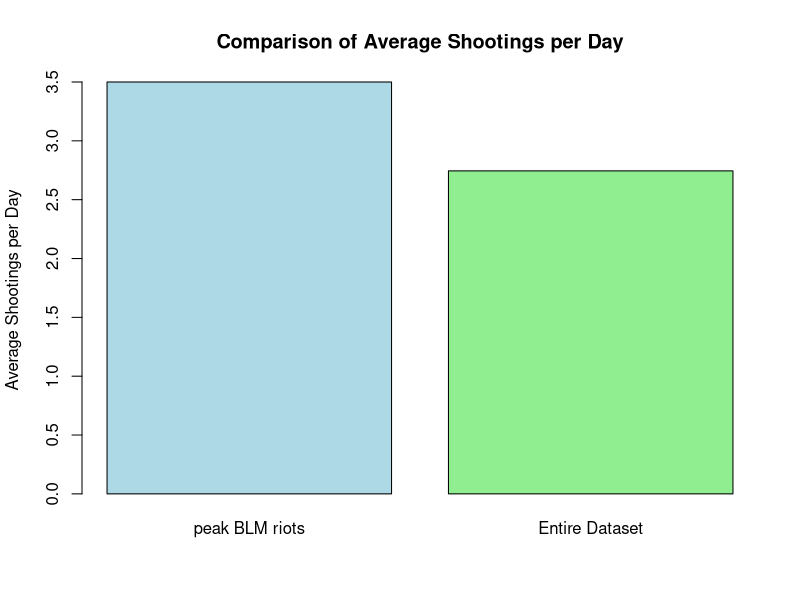
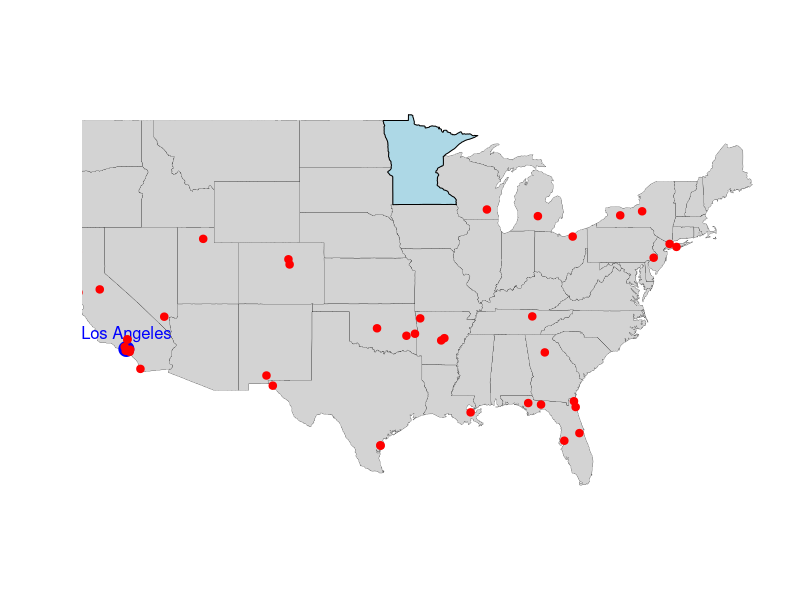
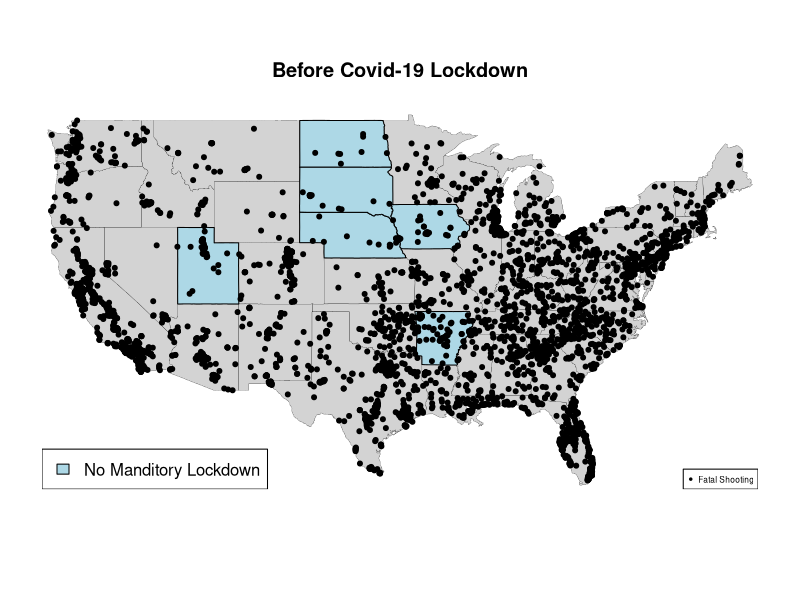
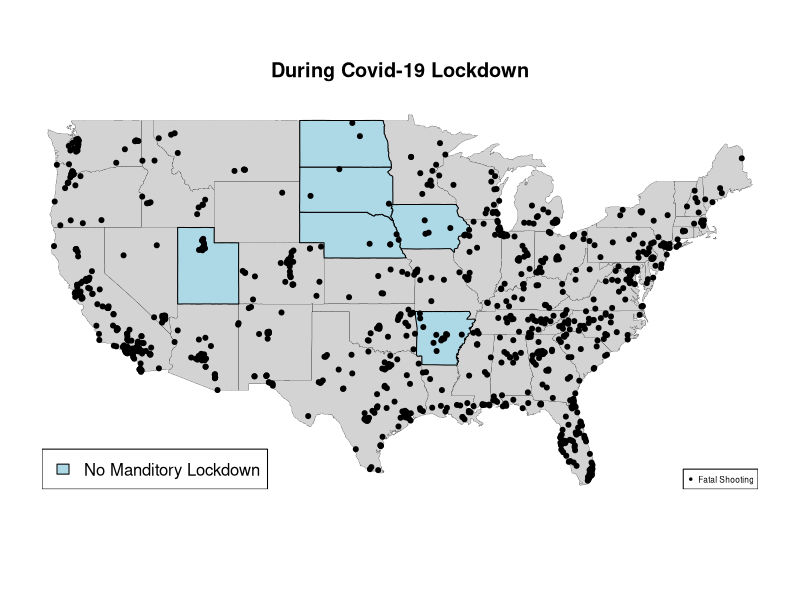
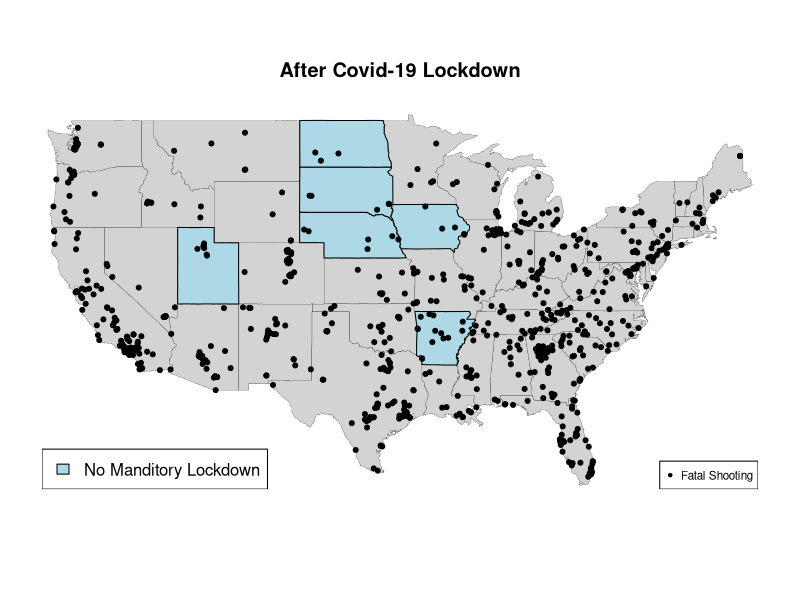
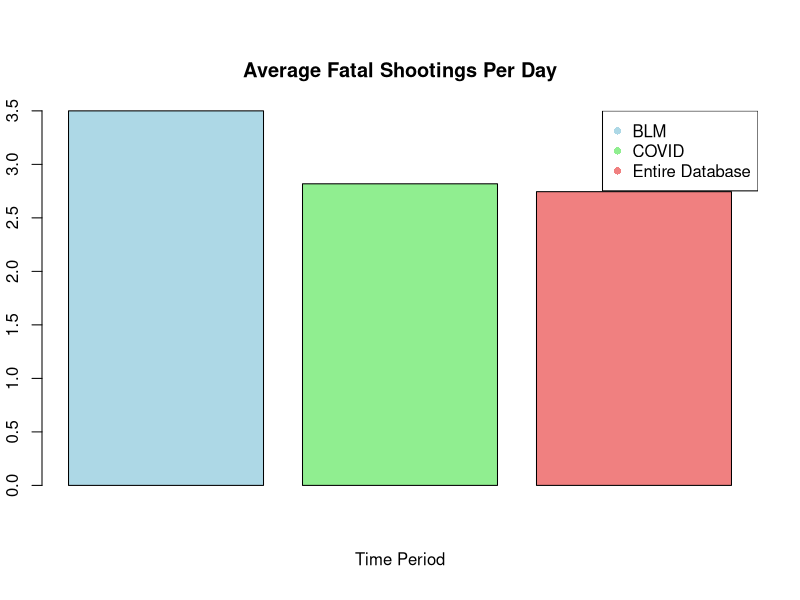
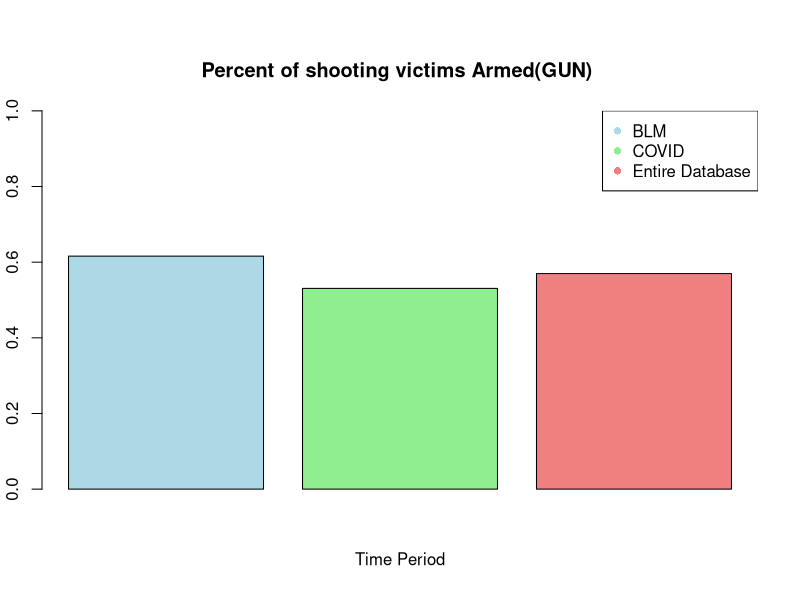
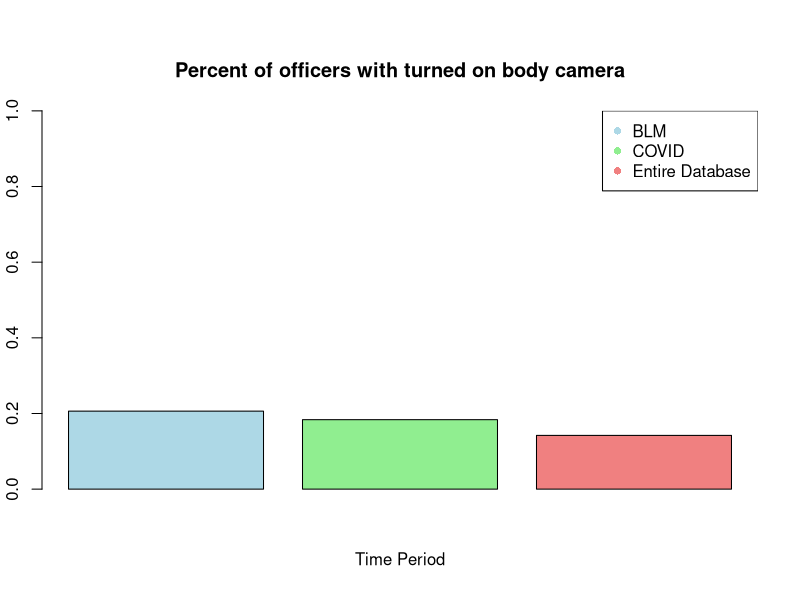

Reproduce these figures in R, in order.
## ---- chunk 1
#| code-fold: true
FatalShootingsStats <- read.csv("FatalPoliceShootings_US.csv")
head(FatalShootingsStats, 2)
## ---- chunk 2
#| code-fold: true
#Convert the `date` column to Date format so can extract the year
FatalShootingsStats$date <- as.Date(FatalShootingsStats$date, format = "%m/%d/%Y")
#Made new column for year as an int
FatalShootingsStats$year <- as.integer(format(FatalShootingsStats$date, "%Y"))


## ---- chunk 3
#| code-fold: true
library(dplyr)
# Convert the 'Date' column to Date type if it isn't already
FatalShootingsStats$date <- as.Date(FatalShootingsStats$date, format = "%Y-%m-%d")  # Adjust format if needed

# Specify the two specific dates you want to check
date1 <- as.Date("2020-05-26")  # Example date 1
date2 <- as.Date("2020-06-08")  # Example date 2

# Filter data for those two dates and count the total number of shootings
shootings_period <- FatalShootingsStats %>%
  filter(date >= date1 & date <= date2)
 
# Number of unique days in the time period
unique_days_period <- length(seq.Date(date1, date2, by = "day"))

# Total number of shootings in the time period
total_shootings_period <- nrow(shootings_period)

# Average shootings per day for the time period (including all days in the range)
avg_shootings_per_day_period <- total_shootings_period / unique_days_period

# 2. Calculate the average number of shootings per day for the entire dataset
# Find the first and last dates in the dataset
first_date <- min(FatalShootingsStats$date)
last_date <- max(FatalShootingsStats$date)

# Number of unique days in the entire dataset (including all days between the first and last date)
unique_days_total <- length(seq.Date(first_date, last_date, by = "day"))

# Total number of shootings in the entire dataset
total_shootings_total <- nrow(FatalShootingsStats)

# Average shootings per day for the entire dataset (including all days in the range)
avg_shootings_per_day_total <- total_shootings_total / unique_days_total

# Print the results
cat("Average shootings per day for the period from May 26, 2020 to June 8, 2020 :", avg_shootings_per_day_period, "\n")
cat("Average shootings per day for the entire dataset:", avg_shootings_per_day_total, "\n")

## ---- chunk 4
#| code-fold: true
# Create a vector with the two averages
average_shootings <- c(avg_shootings_per_day_period, avg_shootings_per_day_total)

# Create a bar plot
barplot(average_shootings, 
        names.arg = c("peak BLM riots", "Entire Dataset"), 
        main = "Comparison of Average Shootings per Day", 
        ylab = "Average Shootings per Day", 
        col = c("lightblue", "lightgreen"), 
        border = "black")

## ---- chunk 5
#| code-fold: true
library(maps)
state_to_highlight <- "Minnesota"

# Basic Map Plot
maps::map("state", col = "lightgray", fill = TRUE, bg = "white", lwd = 0.2)  # Draw USA map
maps::map("state", region = state_to_highlight, col = "lightblue", fill = TRUE, add = TRUE)

# Overlay points for Los Angeles and Miami
# Coordinates for Los Angeles
points(-118.2437, 34.0522, col = "blue", pch = 19, cex = 2)  # Los Angeles

# Optionally, add text labels for the cities
text(-118.2437, 34.0522, "Los Angeles", pos = 3, col = "blue", cex = 1)

# Overlay points (longitude, latitude) on the map
points(shootings_period$longitude, shootings_period$latitude, col = "red", pch = 20, cex = 1.5)

## ---- chunk 6
#| code-fold: true
library(maps)

library(tidyverse)
library(dplyr)
library(ggplot2)

# Convert the 'Date' column to Date type if it isn't already
FatalShootingsStats$date <- as.Date(FatalShootingsStats$date, format = "%Y-%m-%d")  

#filtering data by covid lockdown timeline
during_date1 <- as.Date("2020-03-15")  # main US lockdown start
during_date2 <- as.Date("2021-05-01")  # need to find sorce for this date
during_covid <- FatalShootingsStats %>%
  filter(date >= during_date1 & date <= during_date2)

before_date1 <- min(FatalShootingsStats$date)  
before_date2 <- as.Date("2020-03-14")
before_covid <- FatalShootingsStats %>%
  filter(date >= before_date1 & date <= before_date2)

after_date1 <- as.Date("2021-05-01")  
after_date2 <- max(FatalShootingsStats$date)
after_covid <- FatalShootingsStats %>%
  filter(date >= after_date1 & date <= after_date2)

#total number of shootings per time period
total_shootings_during <- nrow(during_covid)
total_shootings_before <- nrow(before_covid)
total_shootings_after <- nrow(after_covid)

#total number of days in time period
unique_days_during <- length(seq.Date(during_date1, during_date2, by = "day"))
unique_days_before <- length(seq.Date(before_date1, before_date2, by = "day"))
unique_days_after <- length(seq.Date(after_date1, after_date2, by = "day"))

#shootings per day
avg_shootings_during <- total_shootings_during / unique_days_during
avg_shootings_before <- total_shootings_before / unique_days_before
avg_shootings_after <- total_shootings_after / unique_days_after

cat("Before the lockdowns: Total shootings ",total_shootings_before," Average shootings per day", avg_shootings_before, "\n")
cat("During the lockdowns: Total shootings ",total_shootings_during," Average shootings per day", avg_shootings_during, "\n")
cat("After the lockdowns: Total shootings ",total_shootings_after," Average shootings per day", avg_shootings_after, "\n")
#cat("Number of days in dataset before lockdowns ",unique_days_before,"\n", "Number of days in dataset during lockdowns ",unique_days_during,"\n","Number of days in dataset after lockdowns ",unique_days_after,"\n")

## ---- chunk 7
state_to_highlight <- c("Arkansas", "Iowa", "Nebraska", "North Dakota", "South Dakota", "Utah", "Wyomming") #sates that never enforced lockdown
# Basic Map Plot
maps::map("state", col = "lightgray", fill = TRUE, bg = "white", lwd = 0.2)  
maps::map("state", region = state_to_highlight, col = "lightblue", fill = TRUE, add = TRUE)
points(before_covid$longitude, before_covid$latitude, col = "black", pch = 20, cex = 1.0)
legend("bottomright", legend = "Fatal Shooting", pch = 20, col = "black", cex = 0.5)
legend("bottomleft", legend = "No Manditory Lockdown", fill= "lightblue", col = "lightblue", cex = 1)
title(main= "Before Covid-19 Lockdown")

maps::map("state", col = "lightgray", fill = TRUE, bg = "white", lwd = 0.2) 
maps::map("state", region = state_to_highlight, col = "lightblue", fill = TRUE, add = TRUE)
points(during_covid$longitude, during_covid$latitude, col = "black", pch = 20, cex = 1.0)
legend("bottomright", legend = "Fatal Shooting", pch = 20, col = "black", cex = 0.5)
legend("bottomleft", legend = "No Manditory Lockdown", fill= "lightblue", col = "lightblue", cex = 1)
title(main= "During Covid-19 Lockdown")

maps::map("state", col = "lightgray", fill = TRUE, bg = "white", lwd = 0.2)  
maps::map("state", region = state_to_highlight, col = "lightblue", fill = TRUE, add = TRUE)
points(after_covid$longitude, after_covid$latitude, col = "black", pch = 20, cex = 1.0)
legend("bottomright", legend = "Fatal Shooting", pch = 20, col = "black", cex = 0.7)
legend("bottomleft", legend = "No Manditory Lockdown", fill= "lightblue", col = "lightblue", cex = 1)
title( "After Covid-19 Lockdown")
## ---- chunk 8
#| code-fold: true
#"Arkansas", "Iowa", "Nebraska", "North Dakota", "South Dakota", "Utah", "Wyomming"
## Arkansas data 
before_ar <- before_covid %>%
  filter(before_covid$state == "AR" | before_covid$state == "IA" | before_covid$state == "NE" | before_covid$state == "ND" | before_covid$state == "SD" | before_covid$state == "UT" | before_covid$state == "WY" )
during_ar <- during_covid %>%
  filter(during_covid$state == "AR" | during_covid$state == "IA" | during_covid$state == "NE" | during_covid$state == "ND" | during_covid$state == "SD" | during_covid$state == "UT" | during_covid$state == "WY" )
after_ar <- after_covid %>%
  filter(after_covid$state == "AR" | after_covid$state == "IA" | after_covid$state == "NE" | after_covid$state == "ND" | after_covid$state == "SD" | after_covid$state == "UT" | after_covid$state == "WY" )


#total number of shootings per time period
total_shootings_Bar <- nrow(during_ar)
total_shootings_Dar <- nrow(before_ar)
total_shootings_Aar <- nrow(after_ar)


#shootings per day
state_avg_shootings_during <- total_shootings_Dar / unique_days_during
state_avg_shootings_before <- total_shootings_Bar / unique_days_before
state_avg_shootings_after <- total_shootings_Aar / unique_days_after

cat("Shootings per day during COVID-19 in states with no enforced lockdowns",state_avg_shootings_during,"\n",  "Shootings per day before COVID-19 in states with no enforced lockdowns",state_avg_shootings_before,"\n", "Shootings per day after COVID-19in  states with no enforced lockdowns",state_avg_shootings_after)

## ---- chunk 9
#| code-fold: true
#BLM
date1 <- as.Date("2020-05-26")  # Example date 1
date2 <- as.Date("2020-06-08")  # Example date 2
# Filter data for those two dates and count the total number of shootings
shootings_period <- FatalShootingsStats %>%
  filter(date >= date1 & date <= date2)
# Number of unique days in the time period
unique_days_period <- length(seq.Date(date1, date2, by = "day"))
# Total number of shootings in the time period
total_shootings_period <- nrow(shootings_period)
avg_shootings_per_day_BLM <- total_shootings_period / unique_days_period


#Lockdowns
during_date1 <- as.Date("2020-03-15")  # main US lockdown start
during_date2 <- as.Date("2021-05-01")  # need to find sorce for this date
during_covid <- FatalShootingsStats %>%
  filter(date >= during_date1 & date <= during_date2)
total_shootings_during <- nrow(during_covid)
#total number of days in time period
unique_days_during <- length(seq.Date(during_date1, during_date2, by = "day"))
#shootings per day
avg_shootings_duringCovid <- total_shootings_during / unique_days_during

bodycam_true <- c(sum(during_covid$body_camera == "TRUE"), sum(shootings_period$body_camera == "TRUE"), sum(FatalShootingsStats$body_camera == "TRUE"))

bodycam_percent <- c((bodycam_true[1]/nrow(during_covid)), (bodycam_true[2]/nrow(shootings_period)),(bodycam_true[3]/nrow(FatalShootingsStats)))

average_age <- c(mean(during_covid$age, na.rm = TRUE), mean(shootings_period$age, na.rm = TRUE), mean(FatalShootingsStats$age, na.rm = TRUE))

avg_shootings <-  c(avg_shootings_per_day_BLM, avg_shootings_duringCovid, avg_shootings_per_day_total)

gun_armedp <- c((sum(during_covid$armed == "gun") /nrow(during_covid)), (sum(shootings_period$armed == "gun") /nrow(shootings_period)), (sum(FatalShootingsStats$armed == "gun") / nrow(FatalShootingsStats)))

unarmed_armedp <- c((sum(during_covid$armed == "unarmed") /nrow(during_covid)), (sum(shootings_period$armed == "unarmed") / nrow(shootings_period)), (sum(FatalShootingsStats$armed == "unarmed") / nrow(FatalShootingsStats)))

car_armedp <- c((sum(during_covid$armed == "Vehicle") / nrow(during_covid)), (sum(shootings_period$armed == "Vehicle") / nrow(shootings_period)), (sum(FatalShootingsStats$armed == "Vehicle") / nrow(FatalShootingsStats)))

mental_illness <- c(sum(during_covid$signs_of_mental_illness == "TRUE")/nrow(during_covid), sum(shootings_period$signs_of_mental_illness == "TRUE")/nrow(shootings_period), sum(FatalShootingsStats$signs_of_mental_illness == "TRUE")/nrow(FatalShootingsStats))


BLM_Covid <- data.frame(avg_shootings, round(average_age, 1), bodycam_percent, gun_armedp, unarmed_armedp, car_armedp, mental_illness) 
names(BLM_Covid) <- c("Average Fatal Shootings Per Day", "Average Age", "Percent of officers with turned on body camera", "Armed (gun)", "Unarmed", "Armed (car)", "Signs of mental illness")
rownames(BLM_Covid) <- c("BLM", "Covid-19", "Entire Dataset")
BLM_Covid
## ---- chunk 10
#| code-fold: true
# showing interesting data points
time_period <- c("BLM", "COVID", "Entire Database")
colors <- c("lightblue", "lightgreen", "lightcoral")
barplot(BLM_Covid$`Average Fatal Shootings Per Day`, 
        col = colors,
        main = "Average Fatal Shootings Per Day",
        xlab = "Time Period",  )
legend("topright", legend = time_period , col = colors, pch = 16 ) #TO FIX make sure legend is not on top of figure
#armed (gun)
time_period <- c("BLM", "COVID", "Entire Database")
colors <- c("lightblue", "lightgreen", "lightcoral")
barplot(BLM_Covid$`Armed (gun)`, 
        col = colors,
        main = "Percent of shooting victims Armed(GUN) ",
        xlab = "Time Period", ylim = c(0,1))
legend("topright", legend = time_period , col = colors, pch = 16 ) 
#
time_period <- c("BLM", "COVID", "Entire Database")
colors <- c("lightblue", "lightgreen", "lightcoral")
barplot(BLM_Covid$`Percent of officers with turned on body camera`, 
        col = colors,
        main = "Percent of officers with turned on body camera",
        xlab = "Time Period", ylim = c(0,1))
legend("topright", legend = time_period , col = colors, pch = 16) 
# another option changing lables into x axis 
## ---- chunk 11
#| code-fold: true
shootings_period$age <- as.numeric(as.character(shootings_period$age))
during_covid$age <- as.numeric(as.character(during_covid$age))
FatalShootingsStats$age <- as.numeric(as.character(FatalShootingsStats$age))
# Add AgeRange dynamically to each dataset
shootings_period$AgeRange <- cut(
  shootings_period$age,
  breaks = c(0, 18, 35, Inf),
  labels = c("0-18", "19-35", "36+"),
  right = FALSE
)
during_covid$AgeRange <- cut(
  during_covid$age,
  breaks = c(0, 18, 35, Inf),
  labels = c("0-18", "19-35", "36+"),
  right = FALSE
)
FatalShootingsStats$AgeRange <- cut(
  FatalShootingsStats$age,
  breaks = c(0, 18, 35, Inf),
  labels = c("0-18", "19-35", "36+"),
  right = FALSE
)

# Add a dataset column for identification
shootings_period$Dataset <- "BLM"
during_covid$Dataset <- "COVID"
FatalShootingsStats$Dataset <- "Entire Database"

# Combine datasets into one
combined_data <- bind_rows(shootings_period, during_covid, FatalShootingsStats)

# Calculate proportions
summary_data <- combined_data %>%
  group_by(Dataset, AgeRange) %>%
  summarise(Count = n(), .groups = "drop") %>%
  group_by(Dataset) %>%
  mutate(Proportion = Count / sum(Count))

# Create a stacked bar graph with proportions
ggplot(summary_data, aes(x = Dataset, y = Proportion, fill = AgeRange)) +
  geom_bar(stat = "identity", position = "stack") +
  geom_text(
    aes(label = scales::percent(Proportion, accuracy = 0.1)), # Format as percentage
    position = position_stack(vjust = 0.5), # Place text in the middle of each segment
    size = 3 # Adjust text size
  ) +
  labs(
    title = "Age Range Proportion Across Datasets",
    x = "Dataset",
    y = "Proportion",
    fill = "Age Range"
  ) +
  scale_y_continuous(labels = scales::percent_format()) + # Display y-axis as percentages
  theme_minimal()
## ---- chunk 12
#| code-fold: true
# filtering data to include only unarmed incidents
unarmed_data <- subset(FatalShootingsStats, FatalShootingsStats$armed == "unarmed")

# count unarmed fatalities by race
unarmed_deaths_by_race <- aggregate(unarmed_data$armed, 
                                    by = list(Race = unarmed_data$race_name), 
                                    FUN = length)
colnames(unarmed_deaths_by_race)[2] <- "Unarmed_Deaths"

# count display
unarmed_deaths_by_race
# count total fatalities by race
total_deaths_by_race <- aggregate(FatalShootingsStats$armed, 
                                  by = list(Race = FatalShootingsStats$race_name), 
                                  FUN = length)

# ensure all races are represented in unarmed deaths by race
all_races <- unique(FatalShootingsStats$race_name)
unarmed_deaths_by_race <- aggregate(unarmed_data$armed, 
                                    by = list(Race = unarmed_data$race_name), 
                                    FUN = length)
unarmed_deaths_by_race <- merge(data.frame(Race = all_races), unarmed_deaths_by_race, 
                                by = "Race", all.x = TRUE)
unarmed_deaths_by_race[is.na(unarmed_deaths_by_race)] <- 0  # Replace NA with 0

# merge total deaths and unarmed deaths
race_unarmed_comparison <- merge(unarmed_deaths_by_race, total_deaths_by_race, 
                                 by = "Race", 
                                 suffixes = c("_Unarmed", "_Total"))

# calculate percentage of unarmed fatalities for each race
race_unarmed_comparison$Unarmed_Death_Percentage <- 
  (race_unarmed_comparison$x_Unarmed / race_unarmed_comparison$x_Total) * 100

# rename columns for clarity
colnames(race_unarmed_comparison) <- c("Race", "Unarmed_Deaths", "Total_Deaths", "Unarmed_Death_Percentage")

# display the updated data frame
race_unarmed_comparison

# adjust margins to give more space to labels
par(mar = c(5, 10, 4, 2) + 0.1) # Increase left margin for y-axis labels

# create a horizontal bar plot
barplot(race_unarmed_comparison$Unarmed_Death_Percentage,
names.arg = race_unarmed_comparison$Race,
main = "Percentage of Unarmed Fatalities by Race",
xlab = "Percentage of Unarmed Fatalities",
col = "lightcoral",
horiz = TRUE,       # Horizontal bars
las = 1,            # Ensure labels are horizontal on y-axis
cex.names = 0.9)    # Adjust label size if needed

# reset margins after plotting (optional if running multiple plots in sequence)
par(mar = c(5, 4, 4, 2) + 0.1)

# i think this code can be reused if we make the x axis the time period and show unarmed/armed deaths per race - sophia
## ---- chunk 13
#| code-fold: true
# Check if the required columns exist
if (!all(c("year", "race_name") %in% colnames(FatalShootingsStats))) {
  stop("The columns 'year' and 'race_name' are missing in FatalShootingsStats.")
}

# Aggregate data to create race_year_counts
race_year_counts <- FatalShootingsStats %>%
  group_by(Year = year, Race = race_name) %>%  # Group by year and race
  summarise(Count = n(), .groups = "drop")    # Count occurrences and ungroup

# Ensure data completeness: Fill missing Year-Race combinations with zeros
race_year_counts <- race_year_counts %>%
  complete(Year, Race, fill = list(Count = 0))  # Fill missing combinations with 0 counts

# Verify the resulting dataset
print(head(race_year_counts))

# Ensure the dataset has the required columns: Year, Race, Count
# If not, aggregate data to create race_year_counts
if (!"Count" %in% colnames(race_year_counts)) {
  race_year_counts <- FatalShootingsStats %>%
    group_by(Year = year, Race = race_name) %>%
    summarise(Count = n(), .groups = "drop")
}

# Ensure data completeness: fill missing values with zeros for all combinations of Year and Race
race_year_counts <- race_year_counts %>%
  complete(Year, Race, fill = list(Count = 0))

# Set up an empty plot with the correct axes limits
plot(NULL, xlim = range(race_year_counts$Year, na.rm = TRUE), 
     ylim = c(0, max(race_year_counts$Count, na.rm = TRUE)), 
     xlab = "Year", ylab = "Number of Fatal Shootings", 
     main = "Fatal Shootings by Race Over the Years")

# Define colors for each race
race_colors <- c("blue", "green", "red", "purple", "orange", "pink", "gray")

# Get unique races
unique_races <- unique(race_year_counts$Race)

# Loop through each race to plot its line on the graph
for (i in 1:length(unique_races)) {
  # Subset data for the current race
  race_data <- subset(race_year_counts, Race == unique_races[i])
  
  # Ensure data is sorted by Year for proper line plotting
  race_data <- race_data[order(race_data$Year), ]
  
  # Plot the line for this race
  lines(race_data$Year, race_data$Count, type = "o", col = race_colors[i], pch = 16)
}

# Add a legend
legend("topright", legend = unique_races, col = race_colors, pch = 16, lty = 1)

## ---- chunk 14
#| code-fold: true

FatalShootingsStats$age <- as.numeric(as.character(FatalShootingsStats$age))

# Create AgeRange dynamically
FatalShootingsStats$AgeRange <- cut(
  FatalShootingsStats$age,
  breaks = c(0, 18, 35, Inf), # Define age range intervals
  labels = c("0-18", "19-35", "36+"),
  right = FALSE # Makes intervals inclusive on the left
)

# Summarize data to count individuals by Race and AgeRange
summary_data <- FatalShootingsStats %>%
  group_by(race, AgeRange) %>%
  summarise(Count = n(), .groups = "drop")

# Create the bar plot
ggplot(FatalShootingsStats, aes(x = race_name, y = age, fill = AgeRange)) +
  geom_bar(stat = "identity", position = "dodge") + # Position bars side by side
  labs(
    title = "Bar Plot of Races by Age Range",
    x = "Race",
    y = "Count"
  ) +
  scale_fill_brewer(palette = "Set2") + # Optional color palette
  theme_minimal() # Clean theme
